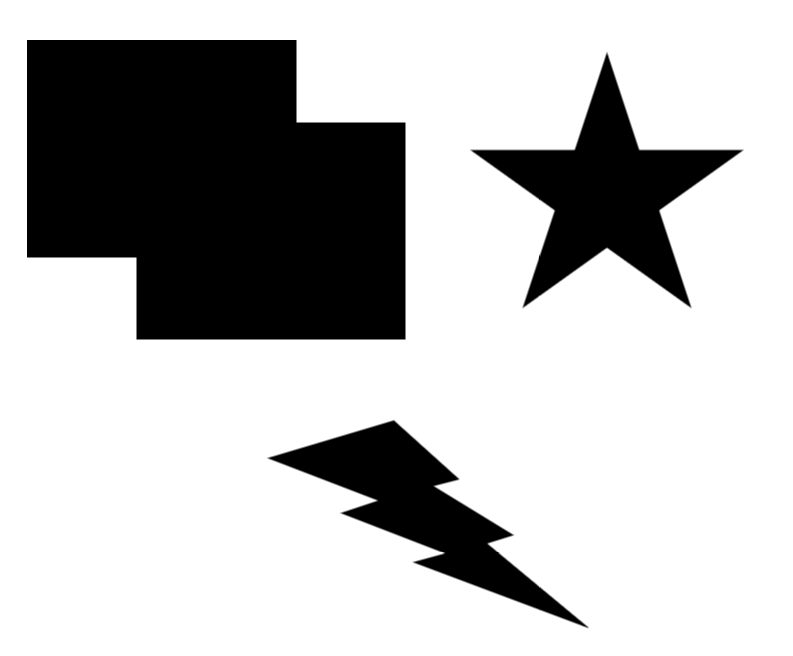
#> input picture OpenCV/corner detection/corner-test.png, 793 x 656 px
$ python preCornerDetect.py --image corner-test.png
#> lines starting #> are read from the running program, lines starting #| are printed output that depends on the picture; after the words box and inside, x2 and y2 are one past the last pixel; in counts of white or black regions, pixels touching at a corner belong together
#> further down, src is the input picture: shape (656, 793, 3); min 0, max 255, mean 188.3
import argparse
import cv2
import numpy as np

# findLocalMaxima()는 src에서 Morphology 연산(팽창 & 침식)으로
# Local maxia의 좌표를 points 배열에 검출하여 반환함
def findLocalMaxima(src):
    kernel= cv2.getStructuringElement(shape = cv2.MORPH_RECT, ksize = (11,11))

    # cv2.dilate()로 src에서 rectKernel의 이웃에서 최댓값을 dilate에 계산
    # kernel = None을 사용하면 기본적으로 3 x 3 커널이 사용됩니다.
    dilate = cv2.dilate(src, kernel)
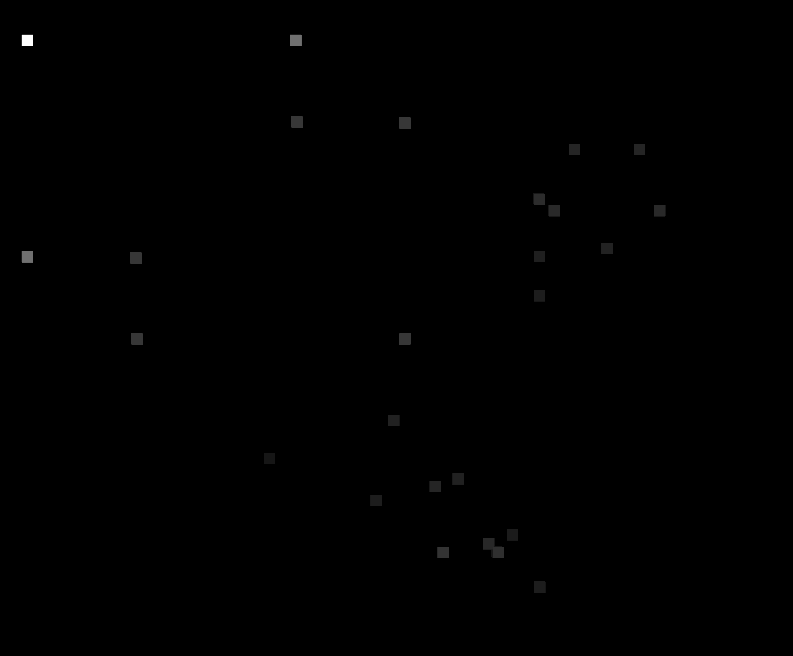
#> dilate: shape (656, 793) float32; min 0, max 1.12, mean 0.00158; drawn with min black and max white

    # src == dilate 연산으로 src에서 local maxima 위치를 localMax 배열에 계산합니다.
    localMax = (src == dilate)
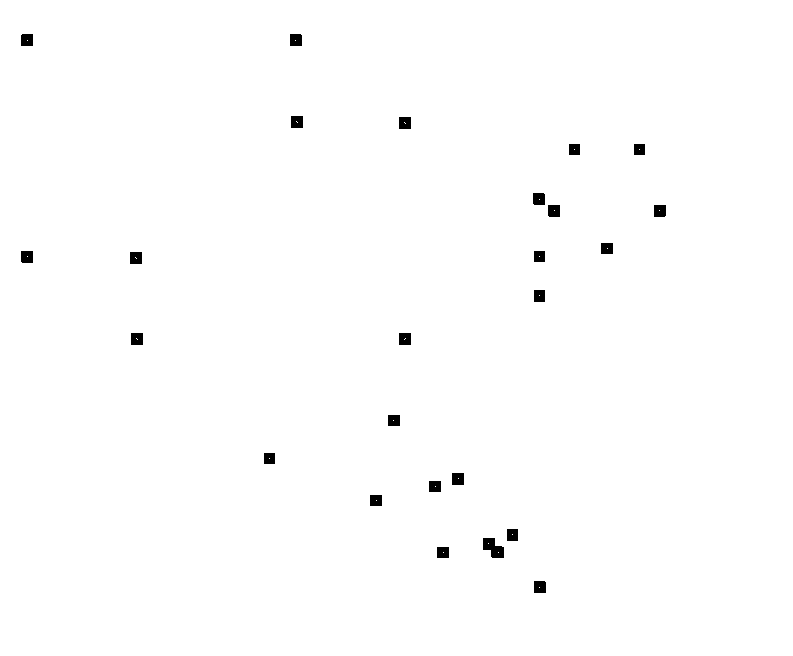
#> localMax: shape (656, 793) bool; 99.3% white; 25 black regions, largest, box (x1, y1, x2, y2) and area: (483, 538, 504, 558) 279, (452, 473, 464, 485) 143, (21, 34, 33, 46) 142

    # cv2.erode()로 src에서 rectKernel의 이웃에서 최솟값을 erode에 계산합니다.
    erode = cv2.erode(src, kernel) # local min if kernel = None, 3x3
#> erode: shape (656, 793) float32; every value is 0

    # src > erode로 최솟값보다 큰 위치를 localMax2에 계산합니다.
    localMax2 = src > erode
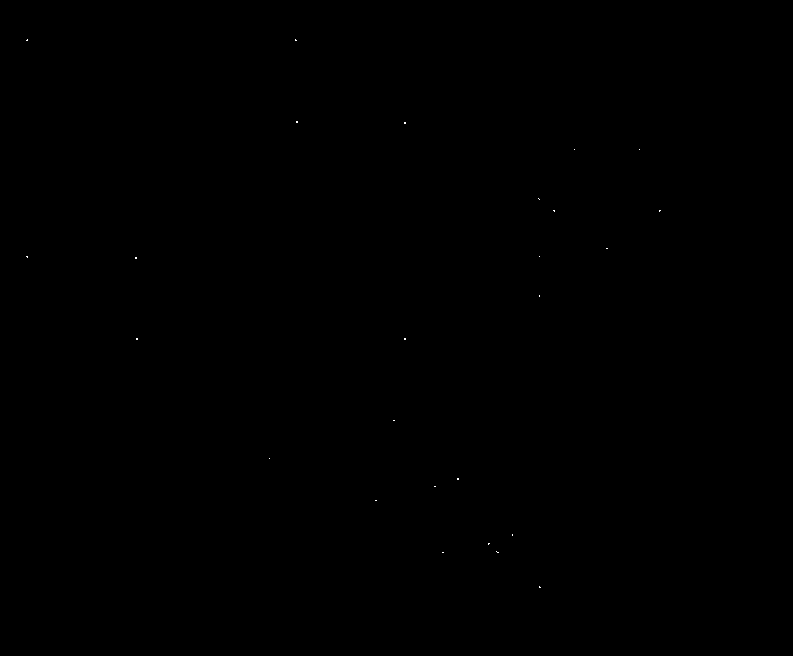
#> localMax2: shape (656, 793) bool; 0.01% white in thin lines or dots, all inside (x1, y1, x2, y2) = (26, 39, 661, 588)

    # & 연산으로 local maxima 위치를 계산
    localMax &= localMax2
#> localMax: shape (656, 793) bool; 0.01% white in thin lines or dots, all inside (x1, y1, x2, y2) = (27, 40, 660, 588)

    # 행,열 순서로 localMax 위치를 찾습니다.
    points = np.argwhere(localMax == True)
#> points = 31 pairs, first value 40 to 587, second value 27 to 659

    # 좌표 순서를 열(x), 행(y)으로 변경 합니다.
    points[:,[0,1]] = points[:,[1,0]] # switch x, y
    return points

# argument parser를 구성해 주고 입력 받은 argument는 parse 합니다.
ap = argparse.ArgumentParser()
ap.add_argument("-i", "--image", required=True, help="Path to the image")
args = vars(ap.parse_args())

src = cv2.imread(args["image"])

gray = cv2.cvtColor(src, cv2.COLOR_BGR2GRAY)

# grayscale의 gray에서 cv2.preCornerDetect()로 res를 계산합니다.
res = cv2.preCornerDetect(gray, ksize = 3)

# 극대값만을 찾기 위해서 np.abs(res)인 절대값 배열에서
# cv2.threshold()로 임계값 thresh = 0.1 보다 작은 값은 0으로 변경하여 res2에 저장합니다.
# res에서 임계값보다 작은 값을 제거 합니다.
# findLocalMaxima() 함수를 통해 res2에서
# 지역 극값의 좌표를 코너점으로 찾아 corners에 저장합니다.
ret, res2 = cv2.threshold(np.abs(res), 0.1, 0, cv2.THRESH_TOZERO)

# corner를 저장합니다.
corners = findLocalMaxima(res2)
#> corners = 31 pairs, first value 27 to 659, second value 40 to 587
print('corners.shape=', corners.shape)
#| corners.shape= (31, 2)

# src를 dst에 복사하고, 코너점 배열 corners의 각 코너점 좌표에 cv2.circle()로
# dst에 반지름 5, 빨간색 원을 그립니다.
dst = src.copy()
for x, y in corners:
    cv2.circle(dst, (x, y), 5,(0, 0, 255), 2)
#> this loop made 31 passes
#> (x, y) on passes 1 to 12: (27, 40), (295, 40), (296, 121), (297, 122), (404, 122), (405, 123), (574, 149), (639, 149), (539, 199), (554, 210), (659, 210), (607, 248)
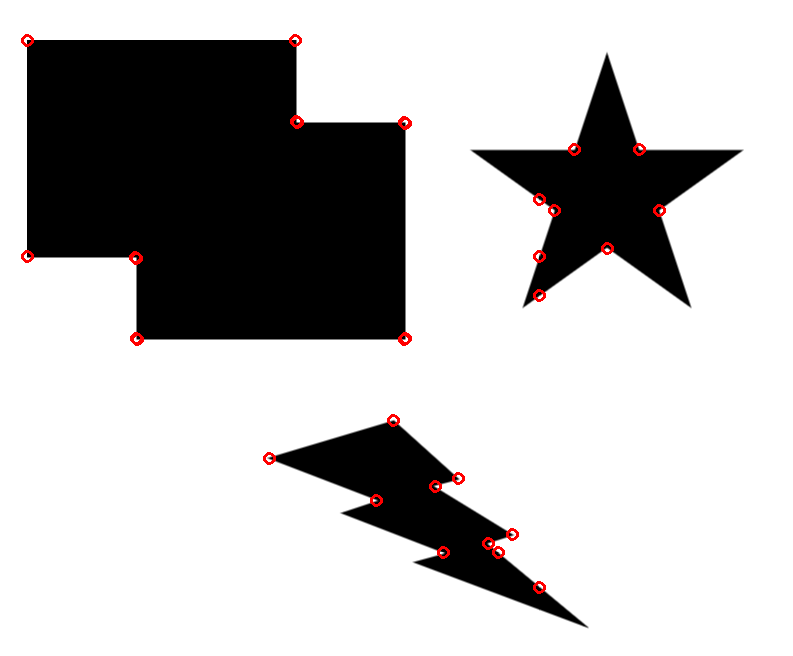
#> dst: shape (656, 793, 3); 0.47% of pixels changed, all inside (x1, y1, x2, y2) = (21, 34, 666, 594)

cv2.imshow('dst', dst)
cv2.waitKey()
cv2.destroyAllWindows()
